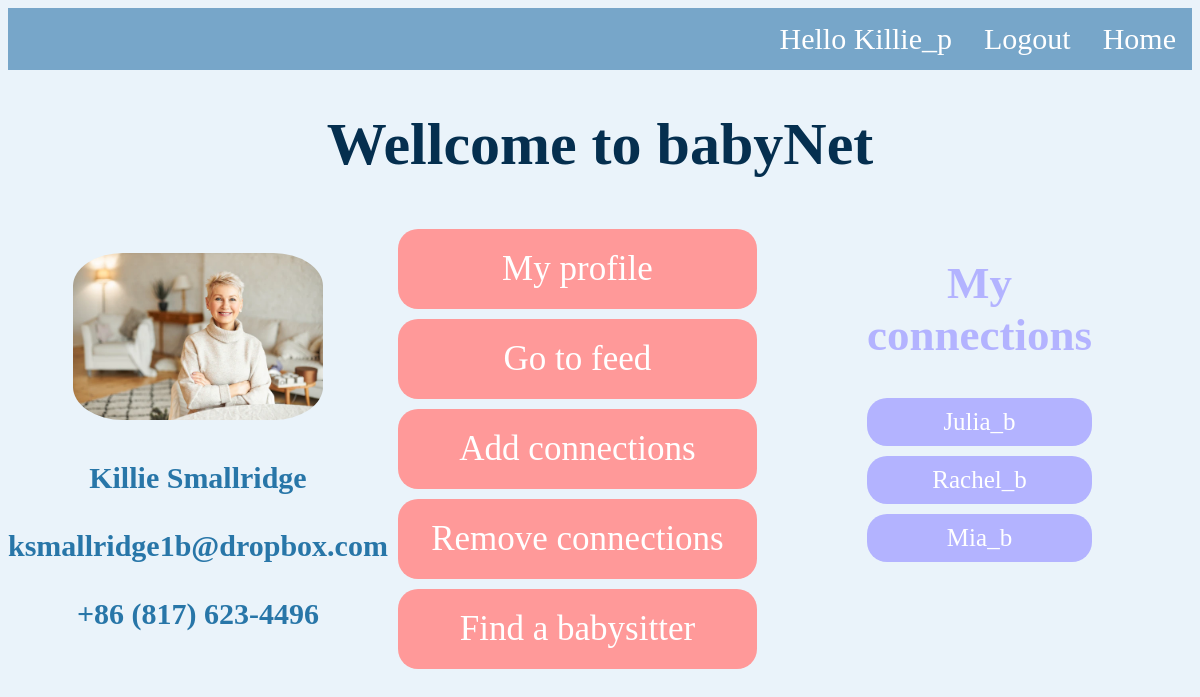
The page /wellcome/ (signed in) on the database its author committed.
### accounts/models.py (models this page shows, shortened)
class Profile(models.Model):
    user = models.ForeignKey(User, on_delete=models.CASCADE)
    username=models.CharField(max_length = 100)
    userid = models.IntegerField()
    type = models.CharField(max_length=300, choices = CHOICES_TYPE)
    gender = models.CharField(max_length=300, choices = CHOICES_GENDER)
    name = models.CharField(max_length=100)
    email = models.CharField(max_length=100)
    phone = models.CharField(blank=True,max_length=20)
    profileimg = models.ImageField(default='defaul_profile.jpg', blank=True) # TODO change the default img in assets

### accounts/views.py (the view)
# urls.py: path('wellcome/', views.wellcome_view, name='wellcome'),
@login_required(login_url='accounts:login_form')
def wellcome_view(request):
    user_profile = Profile.objects.get(user=request.user)
    list_connected = []
    try:
        user_connections = Connection.objects.get(username=request.user.username)
        connected = user_connections.connected_user.all()
        for con in connected:
            list_connected.append(con.user.username)
    except Connection.DoesNotExist:
        pass
    return render(request, 'accounts/wellcome.html', {'list_connected' : list_connected,
                                                      'user_profile' : user_profile})

### templates/accounts/wellcome.html
{% extends 'base_layout.html' %}
{% load widget_tweaks %}
{% block content %}
<h1> Wellcome to babyNet </h1>
<div class ="wellcome-wrapper">
    <div class ="user-info bold">
        <br><img src="{{user_profile.profileimg.url}}"
        width = "250px"
        height =  "auto"
        ></br>
        <br>{{user_profile.name}}</br>
        <br>{{user_profile.email}}</br>
        <br>{{user_profile.phone}}</br>
    </div>
    <div class="wellcome">
        <a href ="{% url 'accounts:info' username=user.username %}">
           My profile</a>
        <a href ="{% url 'accounts:feed' %}">
           Go to feed</a>
        <a href ="{% url 'accounts:connections_form' %}">
           Add connections</a>
        <a href ="{% url 'accounts:remove_connections_form' %}">
           Remove connections</a>
        {% if user_profile.type == "Parent" %}
        <a href ="{% url 'accounts:search_form' %}">
           Find a babysitter</a>
        {% endif %}
    </div>
    <div class="con">
        <h2 class="bold"> My connections </h2>
        {% for con in list_connected %}
        <a href ="{% url 'accounts:info' username=con %}">
        {{con}}</a>
        {% endfor %}
    </div>
</div>
{% endblock %}

### templates/base_layout.html (shortened to what this page needs)
{% load static %}
<!DOCTYPE html>
<html lang="en">
<head>
    <link rel="stylesheet" href="{% static 'mystyle2.css' %}">
</head>
<body>
<div class="wrapper">
    <nav>
        <ul>
            <li><a href="{% url 'homepage' %}">Home</a></li>
        {% if user.is_authenticated %}
            <li>
            <form  action="{% url 'accounts:logout' %}" method="post">
            <button class="logout-link" type="submit">Logout</button>
            </form>
            </li>
            <li><a href="{% url 'accounts:wellcome' %}">Hello {{user}}</a></li>
        {% else %}
            <li><a href="{% url 'accounts:login_form' %}">Login</a></li>
            <li><a href="{% url 'accounts:singup_form' %}">Signup</a></li>
        {% endif %}
        </ul>
    </nav>
    {% block content %}
    {% endblock %}
</div>
</body>
</html>

### assets/mystyle2.css (style rules this page uses)
body { background-color: #EAF3FA; font-size: 30px; }
h1 { color: #052F4F; text-align: center; }
h2 { color: #052F4F; text-align: center; }
.bold { font-weight: bold; }
button { background: #77A6C9; border: none; color: white; padding: 14px 16px; text-decoration: none; font-family: "Times New Roman", Times, serif; font-size: 30px; border-radius: 20px; }
.logout-link { border-radius: 0; font-size: 30px; }
.wrapper nav ul { list-style-type: none; margin: 0; padding: 0; overflow: hidden; background-color: #77A6C9; }
.wrapper nav li { float: right; }
.wrapper nav li a { display: block; color: white; text-align: center; padding: 14px 16px; text-decoration: none; }
.wellcome a { display: block; color: white; text-align: center; padding: 20px; margin: 10px; text-decoration: none; background-color: #ff9999; font-size: 35px; border-radius: 20px; }
.wellcome-wrapper { display: grid; grid-template-columns: repeat(3, 1fr);; }
.con a { display: block; color: white; text-align: center; margin-bottom: 10px; text-decoration: none; background-color: #b3b3ff; font-size: 25px; border-radius: 20px; padding: 10px; }
.con { margin-left:100px; margin-right:100px; }
.con h2 { color: #b3b3ff; }
.user-info { text-align: center; color:#2876A8; }
img { border-radius: 20%; }

### rows shown on the page
Profile: profileimg (picture), name "Killie Smallridge", email "ksmallridge1b@dropbox.com", phone "+86 (817) 623-4496"

### other values the page prints
{{ user }} "Killie_p"
{{ con }} "Julia_b" "Rachel_b" "Mia_b"
